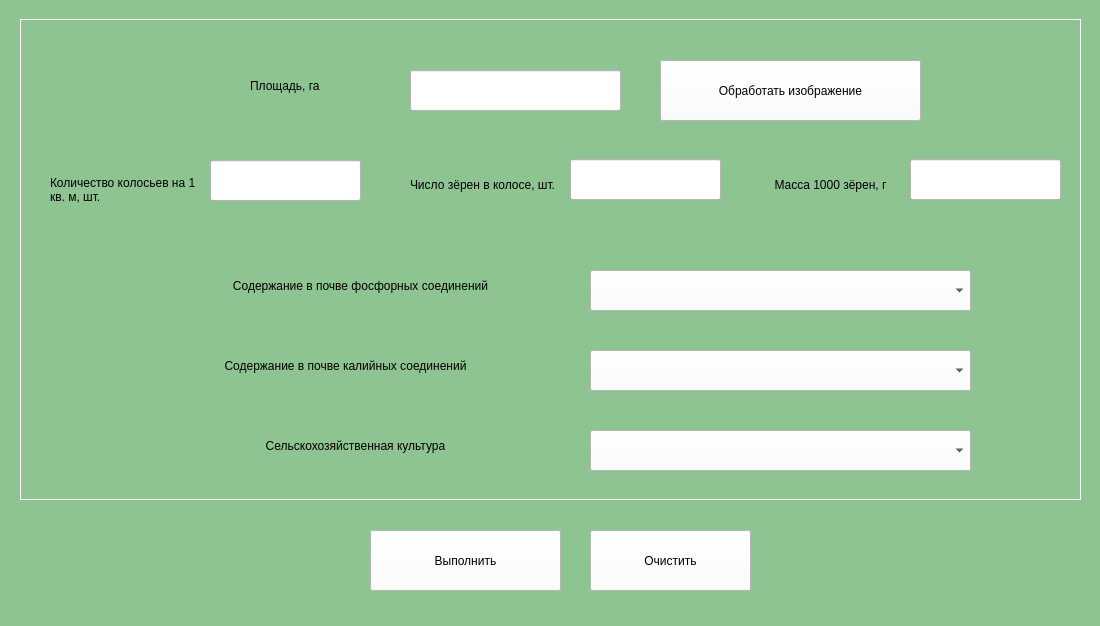
<?xml version="1.0" encoding="UTF-8"?>
<ui version="4.0">
 <class>MainWindow</class>
 <widget class="QMainWindow" name="MainWindow">
  <property name="windowModality">
   <enum>Qt::NonModal</enum>
  </property>
  <property name="geometry">
   <rect>
    <x>0</x>
    <y>0</y>
    <width>1100</width>
    <height>626</height>
   </rect>
  </property>
  <property name="sizePolicy">
   <sizepolicy hsizetype="Fixed" vsizetype="Fixed">
    <horstretch>0</horstretch>
    <verstretch>0</verstretch>
   </sizepolicy>
  </property>
  <property name="minimumSize">
   <size>
    <width>1100</width>
    <height>626</height>
   </size>
  </property>
  <property name="maximumSize">
   <size>
    <width>1100</width>
    <height>626</height>
   </size>
  </property>
  <property name="windowTitle">
   <string>Расчет количества норм удобрений</string>
  </property>
  <property name="styleSheet">
   <string notr="true">background-color: rgb(141, 196, 145);
</string>
  </property>
  <widget class="QWidget" name="centralwidget">
   <widget class="QComboBox" name="potassium_cb">
    <property name="geometry">
     <rect>
      <x>590</x>
      <y>350</y>
      <width>381</width>
      <height>41</height>
     </rect>
    </property>
    <property name="styleSheet">
     <string notr="true">background-color: rgb(255, 255, 255);
border-color: rgb(0, 0, 0);
font: 14pt &quot;Book Antiqua&quot;;</string>
    </property>
   </widget>
   <widget class="QComboBox" name="culture_cb">
    <property name="geometry">
     <rect>
      <x>590</x>
      <y>430</y>
      <width>381</width>
      <height>41</height>
     </rect>
    </property>
    <property name="styleSheet">
     <string notr="true">background-color: rgb(255, 255, 255);
border-color: rgb(0, 0, 0);
font: 14pt &quot;Book Antiqua&quot;;</string>
    </property>
   </widget>
   <widget class="QPushButton" name="clear_btn">
    <property name="geometry">
     <rect>
      <x>590</x>
      <y>530</y>
      <width>161</width>
      <height>61</height>
     </rect>
    </property>
    <property name="styleSheet">
     <string notr="true">background-color: rgb(255, 255, 255);
border-color: rgb(0, 0, 0);
font: 14pt &quot;Book Antiqua&quot;;</string>
    </property>
    <property name="text">
     <string>Очистить</string>
    </property>
    <property name="checkable">
     <bool>false</bool>
    </property>
    <property name="autoRepeatDelay">
     <number>300</number>
    </property>
   </widget>
   <widget class="QLineEdit" name="quantity_tb">
    <property name="geometry">
     <rect>
      <x>210</x>
      <y>160</y>
      <width>151</width>
      <height>41</height>
     </rect>
    </property>
    <property name="styleSheet">
     <string notr="true">font: 14pt &quot;Book Antiqua&quot;;
background-color: rgb(255, 255, 255);
</string>
    </property>
    <property name="alignment">
     <set>Qt::AlignCenter</set>
    </property>
   </widget>
   <widget class="QPushButton" name="load_img_btn">
    <property name="geometry">
     <rect>
      <x>660</x>
      <y>60</y>
      <width>261</width>
      <height>61</height>
     </rect>
    </property>
    <property name="styleSheet">
     <string notr="true">background-color: rgb(255, 255, 255);
border-color: rgb(0, 0, 0);
font: 14pt &quot;Book Antiqua&quot;;</string>
    </property>
    <property name="text">
     <string>Обработать изображение</string>
    </property>
    <property name="checkable">
     <bool>false</bool>
    </property>
    <property name="autoRepeatDelay">
     <number>300</number>
    </property>
   </widget>
   <widget class="QLabel" name="phosphor_lbl">
    <property name="geometry">
     <rect>
      <x>150</x>
      <y>250</y>
      <width>421</width>
      <height>71</height>
     </rect>
    </property>
    <property name="sizeIncrement">
     <size>
      <width>0</width>
      <height>0</height>
     </size>
    </property>
    <property name="styleSheet">
     <string notr="true">font: 14pt &quot;Book Antiqua&quot;;</string>
    </property>
    <property name="text">
     <string>Содержание в почве фосфорных соединений</string>
    </property>
    <property name="alignment">
     <set>Qt::AlignCenter</set>
    </property>
    <property name="wordWrap">
     <bool>true</bool>
    </property>
   </widget>
   <widget class="QComboBox" name="phosphor_cb">
    <property name="geometry">
     <rect>
      <x>590</x>
      <y>270</y>
      <width>381</width>
      <height>41</height>
     </rect>
    </property>
    <property name="styleSheet">
     <string notr="true">background-color: rgb(255, 255, 255);
border-color: rgb(0, 0, 0);
font: 14pt &quot;Book Antiqua&quot;;</string>
    </property>
   </widget>
   <widget class="QLabel" name="square_lbl">
    <property name="geometry">
     <rect>
      <x>250</x>
      <y>60</y>
      <width>151</width>
      <height>51</height>
     </rect>
    </property>
    <property name="styleSheet">
     <string notr="true">font: 14pt &quot;Book Antiqua&quot;;</string>
    </property>
    <property name="text">
     <string>Площадь, га</string>
    </property>
   </widget>
   <widget class="QLabel" name="potassium_lbl">
    <property name="geometry">
     <rect>
      <x>120</x>
      <y>330</y>
      <width>451</width>
      <height>71</height>
     </rect>
    </property>
    <property name="sizeIncrement">
     <size>
      <width>0</width>
      <height>0</height>
     </size>
    </property>
    <property name="styleSheet">
     <string notr="true">font: 14pt &quot;Book Antiqua&quot;;</string>
    </property>
    <property name="text">
     <string>Содержание в почве калийных соединений</string>
    </property>
    <property name="alignment">
     <set>Qt::AlignCenter</set>
    </property>
    <property name="wordWrap">
     <bool>true</bool>
    </property>
   </widget>
   <widget class="QLineEdit" name="square_tb">
    <property name="geometry">
     <rect>
      <x>410</x>
      <y>70</y>
      <width>211</width>
      <height>41</height>
     </rect>
    </property>
    <property name="styleSheet">
     <string notr="true">font: 14pt &quot;Book Antiqua&quot;;
background-color: rgb(255, 255, 255);</string>
    </property>
    <property name="alignment">
     <set>Qt::AlignCenter</set>
    </property>
   </widget>
   <widget class="QFrame" name="MainWindow_2">
    <property name="geometry">
     <rect>
      <x>20</x>
      <y>19</y>
      <width>1061</width>
      <height>481</height>
     </rect>
    </property>
    <property name="styleSheet">
     <string notr="true">color: rgb(255, 255, 255);</string>
    </property>
    <property name="frameShape">
     <enum>QFrame::Box</enum>
    </property>
    <property name="frameShadow">
     <enum>QFrame::Plain</enum>
    </property>
    <widget class="QLabel" name="quantity_lbl_2">
     <property name="geometry">
      <rect>
       <x>30</x>
       <y>130</y>
       <width>151</width>
       <height>81</height>
      </rect>
     </property>
     <property name="sizeIncrement">
      <size>
       <width>0</width>
       <height>0</height>
      </size>
     </property>
     <property name="layoutDirection">
      <enum>Qt::LeftToRight</enum>
     </property>
     <property name="styleSheet">
      <string notr="true">font: 14pt &quot;Book Antiqua&quot;;
color: rgb(0, 0, 0);</string>
     </property>
     <property name="text">
      <string>Количество колосьев на 1 кв. м, шт.</string>
     </property>
     <property name="alignment">
      <set>Qt::AlignLeading|Qt::AlignLeft|Qt::AlignVCenter</set>
     </property>
     <property name="wordWrap">
      <bool>true</bool>
     </property>
    </widget>
    <widget class="QLabel" name="number_lbl_2">
     <property name="geometry">
      <rect>
       <x>390</x>
       <y>130</y>
       <width>151</width>
       <height>71</height>
      </rect>
     </property>
     <property name="sizeIncrement">
      <size>
       <width>0</width>
       <height>0</height>
      </size>
     </property>
     <property name="layoutDirection">
      <enum>Qt::LeftToRight</enum>
     </property>
     <property name="styleSheet">
      <string notr="true">font: 14pt &quot;Book Antiqua&quot;;
color: rgb(0, 0, 0);</string>
     </property>
     <property name="text">
      <string>Число зёрен в колосе, шт.</string>
     </property>
     <property name="alignment">
      <set>Qt::AlignLeading|Qt::AlignLeft|Qt::AlignVCenter</set>
     </property>
     <property name="wordWrap">
      <bool>true</bool>
     </property>
    </widget>
    <widget class="QLineEdit" name="number_tb">
     <property name="geometry">
      <rect>
       <x>550</x>
       <y>140</y>
       <width>151</width>
       <height>41</height>
      </rect>
     </property>
     <property name="styleSheet">
      <string notr="true">font: 14pt &quot;Book Antiqua&quot;;
background-color: rgb(255, 255, 255);
color: rgb(0, 0, 0);

</string>
     </property>
     <property name="alignment">
      <set>Qt::AlignCenter</set>
     </property>
    </widget>
    <widget class="QLabel" name="mass_lbl_2">
     <property name="geometry">
      <rect>
       <x>740</x>
       <y>130</y>
       <width>141</width>
       <height>71</height>
      </rect>
     </property>
     <property name="sizeIncrement">
      <size>
       <width>0</width>
       <height>0</height>
      </size>
     </property>
     <property name="layoutDirection">
      <enum>Qt::LeftToRight</enum>
     </property>
     <property name="styleSheet">
      <string notr="true">font: 14pt &quot;Book Antiqua&quot;;
color: rgb(0, 0, 0);</string>
     </property>
     <property name="text">
      <string>Масса 1000 зёрен, г</string>
     </property>
     <property name="alignment">
      <set>Qt::AlignCenter</set>
     </property>
     <property name="wordWrap">
      <bool>true</bool>
     </property>
    </widget>
    <widget class="QLineEdit" name="mass_tb">
     <property name="geometry">
      <rect>
       <x>890</x>
       <y>140</y>
       <width>151</width>
       <height>41</height>
      </rect>
     </property>
     <property name="styleSheet">
      <string notr="true">font: 14pt &quot;Book Antiqua&quot;;
background-color: rgb(255, 255, 255);
color: rgb(0, 0, 0);
</string>
     </property>
     <property name="alignment">
      <set>Qt::AlignCenter</set>
     </property>
    </widget>
   </widget>
   <widget class="QLabel" name="culture_lbl">
    <property name="geometry">
     <rect>
      <x>140</x>
      <y>410</y>
      <width>431</width>
      <height>71</height>
     </rect>
    </property>
    <property name="sizeIncrement">
     <size>
      <width>0</width>
      <height>0</height>
     </size>
    </property>
    <property name="styleSheet">
     <string notr="true">font: 14pt &quot;Book Antiqua&quot;;</string>
    </property>
    <property name="text">
     <string>Сельскохозяйственная культура</string>
    </property>
    <property name="alignment">
     <set>Qt::AlignCenter</set>
    </property>
    <property name="wordWrap">
     <bool>true</bool>
    </property>
   </widget>
   <widget class="QPushButton" name="calc_btn">
    <property name="geometry">
     <rect>
      <x>370</x>
      <y>530</y>
      <width>191</width>
      <height>61</height>
     </rect>
    </property>
    <property name="styleSheet">
     <string notr="true">background-color: rgb(255, 255, 255);
border-color: rgb(0, 0, 0);
font: 14pt &quot;Book Antiqua&quot;;</string>
    </property>
    <property name="text">
     <string>Выполнить</string>
    </property>
    <property name="checkable">
     <bool>false</bool>
    </property>
    <property name="autoRepeatDelay">
     <number>300</number>
    </property>
   </widget>
   <zorder>MainWindow_2</zorder>
   <zorder>square_tb</zorder>
   <zorder>clear_btn</zorder>
   <zorder>potassium_lbl</zorder>
   <zorder>culture_lbl</zorder>
   <zorder>load_img_btn</zorder>
   <zorder>phosphor_cb</zorder>
   <zorder>phosphor_lbl</zorder>
   <zorder>calc_btn</zorder>
   <zorder>culture_cb</zorder>
   <zorder>quantity_tb</zorder>
   <zorder>square_lbl</zorder>
   <zorder>potassium_cb</zorder>
  </widget>
  <widget class="QStatusBar" name="statusbar"/>
 </widget>
 <resources/>
 <connections/>
</ui>
